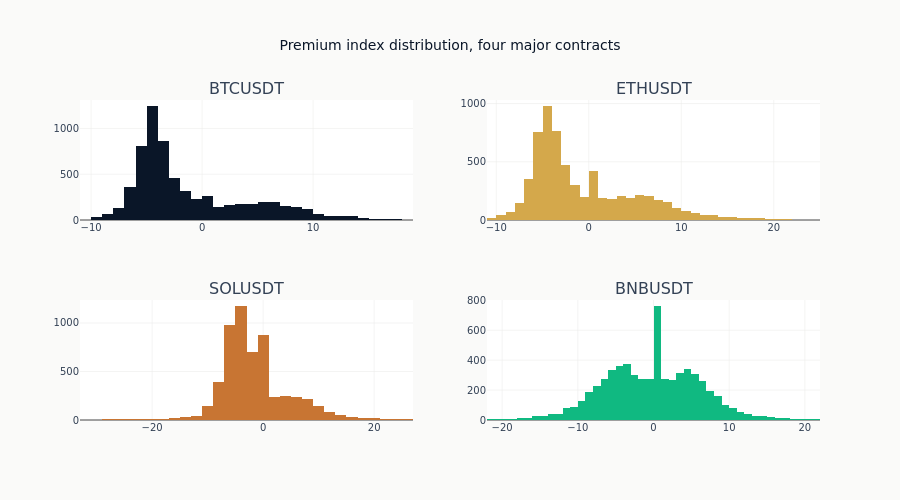

The notebook cell saved with this chart:
### Markdown cell above
The four panels below drop the outermost half percent from each tail before binning. Limiting
the axis alone is not enough: bin width is set by the full range, so a contract carrying
thousand-basis-point dislocations would resolve its whole body into two bins. The guard on an
empty array is for reduced CI panels, where a symbol may be absent and a percentile of
nothing raises.

### Code cell
major_symbols = ["BTCUSDT", "ETHUSDT", "SOLUSDT", "BNBUSDT"]

fig = make_subplots(rows=2, cols=2, subplot_titles=major_symbols)

colors = ml4t_palette(len(major_symbols), categorical=True)

for idx, (symbol, color) in enumerate(zip(major_symbols, colors, strict=False)):
    row = idx // 2 + 1
    col = idx % 2 + 1

    data = premium_df.filter(pl.col("symbol") == symbol)["premium_index_close"].to_numpy() * 10000

    if data.size:
        lo, hi = np.percentile(data, [TAIL_CLIP_PCT, 100 - TAIL_CLIP_PCT])
        data = data[(data >= lo) & (data <= hi)]

    fig.add_trace(
        go.Histogram(x=data, nbinsx=50, marker_color=color, name=symbol), row=row, col=col
    )

fig.update_layout(
    title="Premium index distribution, four major contracts",
    height=500,
    showlegend=False,
)
show_plotly_with_alt(
    fig,
    "Four histogram panels, one per contract, each showing the premium index in basis points with its outermost half percent of observations removed before binning. All four are centred near zero; the panels widen from the most liquid contract to the least.",
)

### Figure 1 — Plotly figure (JSON) as saved in the notebook; plotly's stock layout.template omitted (floating-point values rounded to 4 significant figures; data arrays with more than 128 entries replaced by an {"elided": "..."} marker saying what was removed)
{"data": [{"marker": {"color": "#0a1628"}, "name": "BTCUSDT", "nbinsx": 50, "type": "histogram", "x": {"elided": "6489 float values"}, "xaxis": "x", "yaxis": "y"}, {"marker": {"color": "#D4A84B"}, "name": "ETHUSDT", "nbinsx": 50, "type": "histogram", "x": {"elided": "6489 float values"}, "xaxis": "x2", "yaxis": "y2"}, {"marker": {"color": "#C87533"}, "name": "SOLUSDT", "nbinsx": 50, "type": "histogram", "x": {"elided": "5729 float values"}, "xaxis": "x3", "yaxis": "y3"}, {"marker": {"color": "#10b981"}, "name": "BNBUSDT", "nbinsx": 50, "type": "histogram", "x": {"elided": "6368 float values"}, "xaxis": "x4", "yaxis": "y4"}], "layout": {"annotations": [{"font": {"size": 16}, "showarrow": false, "text": "BTCUSDT", "x": 0.225, "xanchor": "center", "xref": "paper", "y": 1.0, "yanchor": "bottom", "yref": "paper"}, {"font": {"size": 16}, "showarrow": false, "text": "ETHUSDT", "x": 0.775, "xanchor": "center", "xref": "paper", "y": 1.0, "yanchor": "bottom", "yref": "paper"}, {"font": {"size": 16}, "showarrow": false, "text": "SOLUSDT", "x": 0.225, "xanchor": "center", "xref": "paper", "y": 0.375, "yanchor": "bottom", "yref": "paper"}, {"font": {"size": 16}, "showarrow": false, "text": "BNBUSDT", "x": 0.775, "xanchor": "center", "xref": "paper", "y": 0.375, "yanchor": "bottom", "yref": "paper"}], "height": 500, "showlegend": false, "title": {"text": "Premium index distribution, four major contracts"}, "xaxis": {"anchor": "y", "domain": [0.0, 0.45]}, "xaxis2": {"anchor": "y2", "domain": [0.55, 1.0]}, "xaxis3": {"anchor": "y3", "domain": [0.0, 0.45]}, "xaxis4": {"anchor": "y4", "domain": [0.55, 1.0]}, "yaxis": {"anchor": "x", "domain": [0.625, 1.0]}, "yaxis2": {"anchor": "x2", "domain": [0.625, 1.0]}, "yaxis3": {"anchor": "x3", "domain": [0.0, 0.375]}, "yaxis4": {"anchor": "x4", "domain": [0.0, 0.375]}}}
